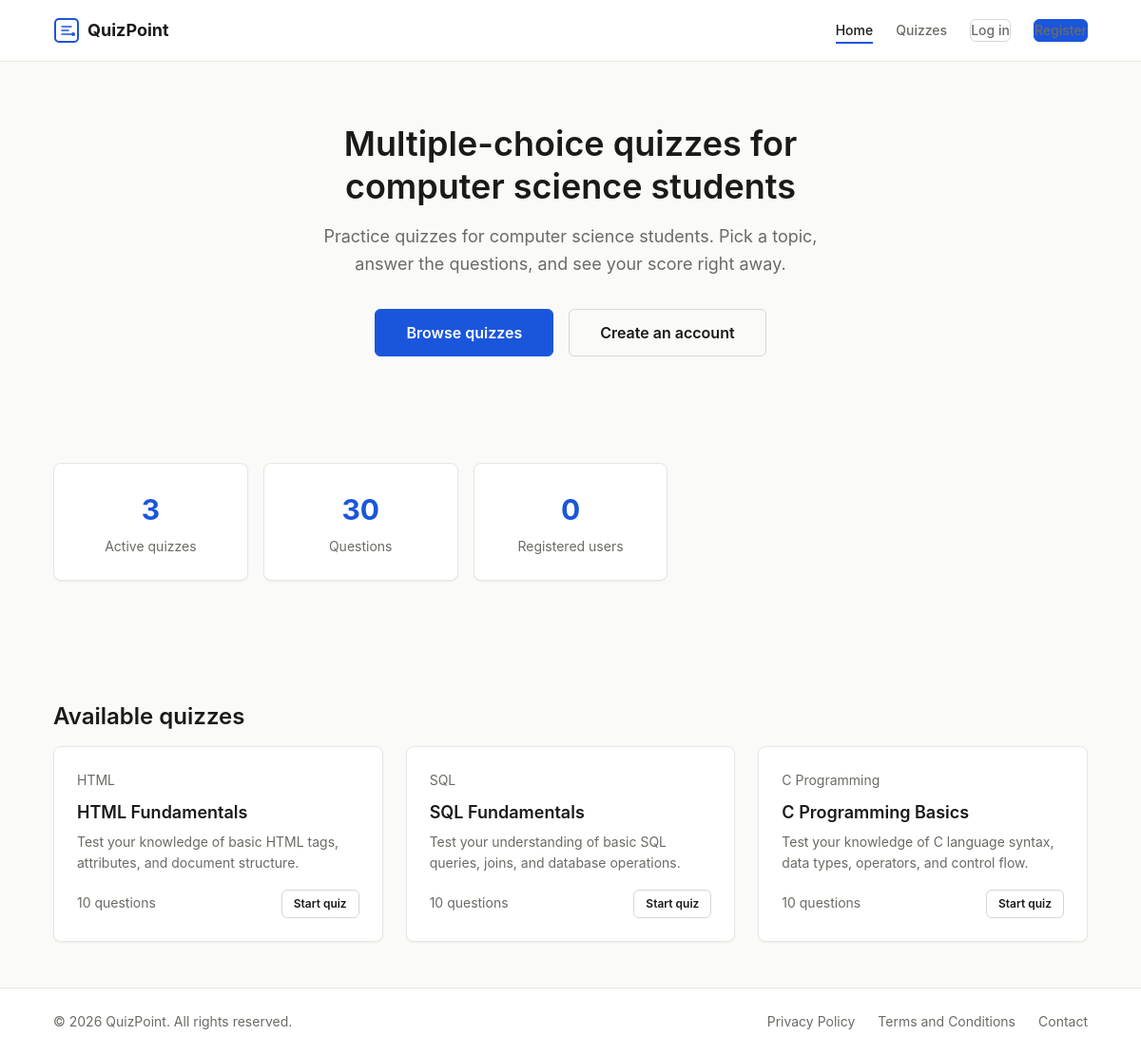
The page / on the database its author committed.
### tables this page shows
CREATE TABLE quizzes (
  quiz_id INT UNSIGNED AUTO_INCREMENT PRIMARY KEY,
  title VARCHAR(255) NOT NULL,
  category_id INT UNSIGNED NOT NULL,
  description TEXT,
  status ENUM('active', 'inactive') NOT NULL DEFAULT 'active',
  created_at DATETIME NOT NULL DEFAULT CURRENT_TIMESTAMP,
  FOREIGN KEY (category_id) REFERENCES categories(category_id)
    ON DELETE RESTRICT ON UPDATE CASCADE,
  INDEX idx_category (category_id),
  INDEX idx_status (status)
);

CREATE TABLE categories (
  category_id INT UNSIGNED AUTO_INCREMENT PRIMARY KEY,
  category_name VARCHAR(100) NOT NULL UNIQUE
);

### includes/helpers.php (called while the page is built, shortened)
<?php
function e(?string $value): string
{
    return htmlspecialchars((string)$value, ENT_QUOTES, 'UTF-8');
}
function truncate(string $text, int $maxLength = 120): string
{
    if (mb_strlen($text) <= $maxLength) {
        return $text;
    }
    return mb_substr($text, 0, $maxLength) . '...';
}
function isActivePage(string $page): string
{
    $current = basename($_SERVER['SCRIPT_NAME']);
    return $current === $page ? 'active' : '';
}

### includes/auth.php (called while the page is built, shortened)
<?php
function isLoggedIn(): bool
{
    return !empty($_SESSION['user_id']);
}

### index.php (the view, shortened to what this page needs)
<?php
require_once __DIR__ . '/includes/helpers.php';
$db = getDB();
$stmt = $db->query(
    'SELECT q.quiz_id, q.title, q.description, c.category_name,
            (SELECT COUNT(*) FROM questions WHERE quiz_id = q.quiz_id) AS question_count
     FROM quizzes q
     JOIN categories c ON q.category_id = c.category_id
     WHERE q.status = "active"
     ORDER BY q.created_at DESC'
);
$quizzes = $stmt->fetchAll();
$totalQuizzes   = $db->query('SELECT COUNT(*) FROM quizzes WHERE status = "active"')->fetchColumn();
$totalQuestions = $db->query('SELECT COUNT(*) FROM questions q JOIN quizzes qz ON q.quiz_id = qz.quiz_id WHERE qz.status = "active"')->fetchColumn();
$totalUsers     = $db->query('SELECT COUNT(*) FROM users WHERE role = "user"')->fetchColumn();
require __DIR__ . '/includes/header.php';
?>
<section class="hero">
    <div class="container">
        <h1>Multiple-choice quizzes for computer science students</h1>
        <p><?= e(SITE_TAGLINE) ?>. Pick a topic, answer the questions, and see your score right away.</p>
        <div class="hero-actions">
            <a href="<?= e(BASE_URL) ?>/quizzes.php" class="btn btn-primary btn-lg">Browse quizzes</a>
            <?php if (!isLoggedIn()): ?>
                <a href="<?= e(BASE_URL) ?>/register.php" class="btn btn-outline btn-lg">Create an account</a>
            <?php endif; ?>
        </div>
    </div>
</section>
<?php if ((int)$totalQuizzes > 0 || (int)$totalUsers > 0): ?>
<section class="page-section">
    <div class="container">
        <div class="stat-cards">
            <div class="card stat-card">
                <div class="stat-value"><?= (int)$totalQuizzes ?></div>
                <div class="stat-label">Active quizzes</div>
            </div>
            <div class="card stat-card">
                <div class="stat-value"><?= (int)$totalQuestions ?></div>
                <div class="stat-label">Questions</div>
            </div>
            <div class="card stat-card">
                <div class="stat-value"><?= (int)$totalUsers ?></div>
                <div class="stat-label">Registered users</div>
            </div>
        </div>
    </div>
</section>
<?php endif; ?>
<section class="page-section">
    <div class="container">
        <h2>Available quizzes</h2>
        <?php if (empty($quizzes)): ?>
            <div class="empty-state">
                <p>No quizzes are available yet. Check back soon.</p>
            </div>
        <?php else: ?>
            <div class="quiz-grid">
                <?php foreach ($quizzes as $quiz): ?>
                    <a href="<?= e(BASE_URL) ?>/quiz.php?id=<?= (int)$quiz['quiz_id'] ?>" class="quiz-card-link">
                        <div class="card">
                            <div class="card-meta"><?= e($quiz['category_name']) ?></div>
                            <h3 class="card-title"><?= e($quiz['title']) ?></h3>
                            <p class="card-desc"><?= e(truncate($quiz['description'])) ?></p>
                            <div class="quiz-card-footer">
                                <span class="text-sm text-muted"><?= (int)$quiz['question_count'] ?> questions</span>
                                <span class="btn btn-sm btn-outline">Start quiz</span>
                            </div>
                        </div>
                    </a>
                <?php endforeach; ?>
            </div>
        <?php endif; ?>
    </div>
</section>
<?php require __DIR__ . '/includes/footer.php'; ?>

### includes/header.php (shortened to what this page needs)
<?php
require_once __DIR__ . '/auth.php';
require_once __DIR__ . '/helpers.php';
?>
<!DOCTYPE html>
<html lang="en">
<head>
    <link rel="stylesheet" href="<?= e(BASE_URL) ?>/assets/css/style.css">
</head>
<body>
    <header class="site-header" role="banner">
        <div class="container header-inner">
            <a href="<?= e(BASE_URL) ?>/" class="site-logo" aria-label="<?= e(SITE_NAME) ?> home">
                <span><?= e(SITE_NAME) ?></span>
            </a>
            <nav id="main-nav" class="main-nav" aria-label="Main navigation">
                <ul>
                    <li><a href="<?= e(BASE_URL) ?>/" class="<?= isActivePage('index.php') ?>">Home</a></li>
                    <li><a href="<?= e(BASE_URL) ?>/quizzes.php" class="<?= isActivePage('quizzes.php') ?>">Quizzes</a></li>
                    <?php if (isLoggedIn()): ?>
                        <li><a href="<?= e(BASE_URL) ?>/my-attempts.php" class="<?= isActivePage('my-attempts.php') ?>">My Attempts</a></li>
                        <?php if (isAdmin()): ?>
                            <li><a href="<?= e(BASE_URL) ?>/admin/" class="nav-admin">Admin</a></li>
                        <?php endif; ?>
                        <li class="nav-user">
                            <span class="nav-user-name"><?= e(currentUserName()) ?></span>
                            <a href="<?= e(BASE_URL) ?>/logout.php" class="btn btn-sm btn-outline">Log out</a>
                        </li>
                    <?php else: ?>
                        <li><a href="<?= e(BASE_URL) ?>/login.php" class="btn btn-sm btn-outline <?= isActivePage('login.php') ?>">Log in</a></li>
                        <li><a href="<?= e(BASE_URL) ?>/register.php" class="btn btn-sm btn-primary <?= isActivePage('register.php') ?>">Register</a></li>
                    <?php endif; ?>
                </ul>
            </nav>
        </div>
    </header>
    <main id="main-content">

### includes/footer.php (shortened to what this page needs)
    </main>
    <footer class="site-footer" role="contentinfo">
        <div class="container footer-inner">
            <div class="footer-left">
                <p>&copy; <?= date('Y') ?> <?= e(SITE_NAME) ?>. All rights reserved.</p>
            </div>
            <nav class="footer-links" aria-label="Footer navigation">
                <a href="<?= e(BASE_URL) ?>/privacy.php">Privacy Policy</a>
                <a href="<?= e(BASE_URL) ?>/terms.php">Terms and Conditions</a>
                <a href="mailto:<?= e(CONTACT_EMAIL) ?>">Contact</a>
            </nav>
        </div>
    </footer>
</body>
</html>

### rows shown on the page
quizzes: category.category_name "HTML", title "HTML Fundamentals", description "Test your knowledge of basic HTML tags, attributes, and document structure.", question_count "10"
quizzes: category.category_name "SQL", title "SQL Fundamentals", description "Test your understanding of basic SQL queries, joins, and database operations.", question_count "10"
quizzes: category.category_name "C Programming", title "C Programming Basics", description "Test your knowledge of C language syntax, data types, operators, and control flow.", question_count "10"

### other values the page prints
SITE_NAME "QuizPoint"
SITE_TAGLINE "Practice quizzes for computer science students"
$totalQuizzes "3"
$totalQuestions "30"
$totalUsers "0"
